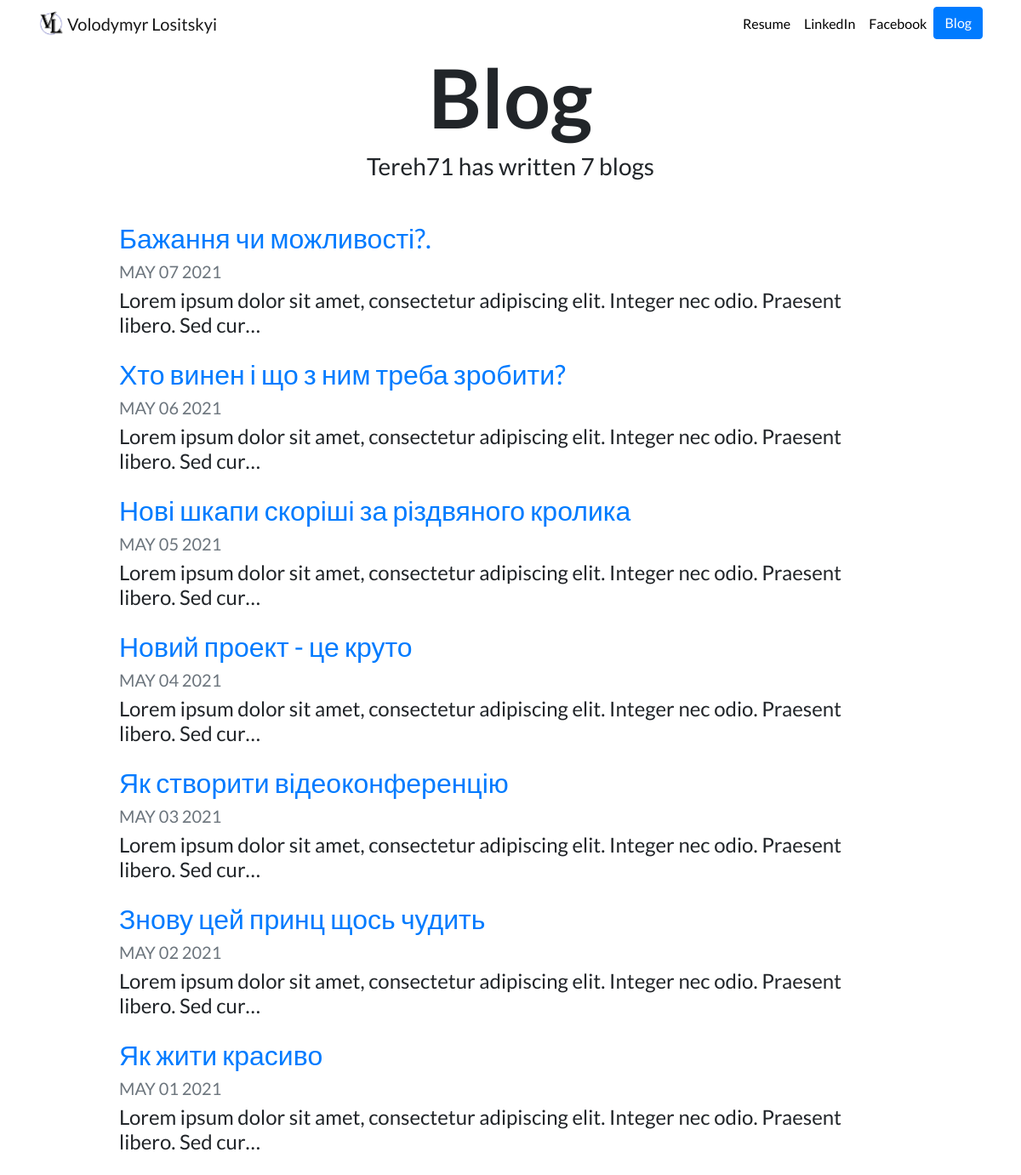
Screenshot of /blog/ with the database file from the repository.
### blog/models.py (models this page shows, shortened)
class Blog (models.Model):
    title = models.CharField(max_length=200)
    description  = models.TextField()
    date = models.DateField()

### blog/views.py (the view)
# urls.py: path('', views.all_blogs, name='all_blogs'),
def all_blogs(request):
    blogs = Blog.objects.order_by('-date')
    return render(request, 'blog/all_blogs.html', {'blogs':blogs})

### blog/templates/blog/all_blogs.html
{% extends "portfolio/base.html" %}
{% load static %}
{% block content %}
<h1 id="blogtitle" class="font-weight-bold text-center">Blog</h1>
<h3 class="text-center mb-5">Tereh71 has written {{ blogs.count }} blog{{ blogs.count|pluralize }}</h3>
{% for blog in blogs %}
<div class="row justify-content-center my-3">
  <div class="col-md-10">
    <a href="{% url 'blog:detail' blog.id %}">
      <h2>{{ blog.title }}</h2>
    </a>
    <h5 class="text-muted">{{ blog.date|date:'M d Y'|upper }}</h5>
    <h4>{{ blog.description|striptags|truncatechars:100 }}</h4>
  </div>
</div>
{% endfor %}
{% endblock %}

### portfolio/static/portfolio/custom.css (style rules this page uses)
body { font-family: 'Lato', sans-serif; }
#blogtitle { font-size: 6rem; }

### rows the page displays
Blog: title "Бажання чи можливості?.", date "MAY 07 2021", description "Lorem ipsum dolor sit amet, consectetur adipiscing elit. Integer nec odio. Praesent libero. Sed cur…"
Blog: title "Хто винен і що з ним треба зробити?", date "MAY 06 2021", description "Lorem ipsum dolor sit amet, consectetur adipiscing elit. Integer nec odio. Praesent libero. Sed cur…"
Blog: title "Нові шкапи скоріші за різдвяного кролика", date "MAY 05 2021", description "Lorem ipsum dolor sit amet, consectetur adipiscing elit. Integer nec odio. Praesent libero. Sed cur…"
Blog: title "Новий проект - це круто", date "MAY 04 2021", description "Lorem ipsum dolor sit amet, consectetur adipiscing elit. Integer nec odio. Praesent libero. Sed cur…"
Blog: title "Як створити відеоконференцію", date "MAY 03 2021", description "Lorem ipsum dolor sit amet, consectetur adipiscing elit. Integer nec odio. Praesent libero. Sed cur…"
Blog: title "Знову цей принц щось чудить", date "MAY 02 2021", description "Lorem ipsum dolor sit amet, consectetur adipiscing elit. Integer nec odio. Praesent libero. Sed cur…"
Blog: title "Як жити красиво", date "MAY 01 2021", description "Lorem ipsum dolor sit amet, consectetur adipiscing elit. Integer nec odio. Praesent libero. Sed cur…"

### other values shown
{{ blogs.count }} "7"
